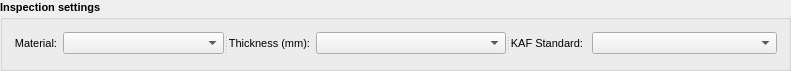
     <widget class="QGroupBox" name="groupBox_1">
      <property name="geometry">
       <rect>
        <x>820</x>
        <y>20</y>
        <width>791</width>
        <height>71</height>
       </rect>
      </property>
      <property name="font">
       <font>
        <pointsize>8</pointsize>
        <weight>75</weight>
        <bold>true</bold>
       </font>
      </property>
      <property name="title">
       <string>Inspection settings</string>
      </property>
      <layout class="QHBoxLayout" name="horizontalLayout_25">
       <item>
        <widget class="QSplitter" name="splitter_2">
         <property name="orientation">
          <enum>Qt::Horizontal</enum>
         </property>
         <widget class="QWidget" name="layoutWidget_3">
          <layout class="QHBoxLayout" name="horizontalLayout_10">
           <item>
            <widget class="QLabel" name="label_7">
             <property name="font">
              <font>
               <weight>50</weight>
               <bold>false</bold>
              </font>
             </property>
             <property name="layoutDirection">
              <enum>Qt::LeftToRight</enum>
             </property>
             <property name="text">
              <string>Material:</string>
             </property>
             <property name="alignment">
              <set>Qt::AlignRight|Qt::AlignTrailing|Qt::AlignVCenter</set>
             </property>
            </widget>
           </item>
           <item>
            <widget class="QComboBox" name="enumMaterials">
             <property name="sizePolicy">
              <sizepolicy hsizetype="Expanding" vsizetype="Fixed">
               <horstretch>0</horstretch>
               <verstretch>0</verstretch>
              </sizepolicy>
             </property>
             <property name="font">
              <font>
               <weight>50</weight>
               <bold>false</bold>
              </font>
             </property>
            </widget>
           </item>
          </layout>
         </widget>
         <widget class="QWidget" name="layoutWidget_4">
          <layout class="QHBoxLayout" name="horizontalLayout_11">
           <item>
            <widget class="QLabel" name="label_8">
             <property name="font">
              <font>
               <weight>50</weight>
               <bold>false</bold>
              </font>
             </property>
             <property name="layoutDirection">
              <enum>Qt::LeftToRight</enum>
             </property>
             <property name="text">
              <string>Thickness (mm):</string>
             </property>
             <property name="alignment">
              <set>Qt::AlignRight|Qt::AlignTrailing|Qt::AlignVCenter</set>
             </property>
            </widget>
           </item>
           <item>
            <widget class="QComboBox" name="enumThickness">
             <property name="sizePolicy">
              <sizepolicy hsizetype="Expanding" vsizetype="Fixed">
               <horstretch>0</horstretch>
               <verstretch>0</verstretch>
              </sizepolicy>
             </property>
             <property name="font">
              <font>
               <weight>50</weight>
               <bold>false</bold>
              </font>
             </property>
            </widget>
           </item>
          </layout>
         </widget>
         <widget class="QWidget" name="layoutWidget_5">
          <layout class="QHBoxLayout" name="horizontalLayout_14">
           <item>
            <widget class="QLabel" name="label_9">
             <property name="font">
              <font>
               <weight>50</weight>
               <bold>false</bold>
              </font>
             </property>
             <property name="layoutDirection">
              <enum>Qt::LeftToRight</enum>
             </property>
             <property name="text">
              <string>KAF Standard: </string>
             </property>
             <property name="alignment">
              <set>Qt::AlignRight|Qt::AlignTrailing|Qt::AlignVCenter</set>
             </property>
            </widget>
           </item>
           <item>
            <widget class="QComboBox" name="enumRef">
             <property name="sizePolicy">
              <sizepolicy hsizetype="Expanding" vsizetype="Fixed">
               <horstretch>0</horstretch>
               <verstretch>0</verstretch>
              </sizepolicy>
             </property>
             <property name="font">
              <font>
               <weight>50</weight>
               <bold>false</bold>
              </font>
             </property>
            </widget>
           </item>
          </layout>
         </widget>
        </widget>
       </item>
      </layout>
     </widget>
